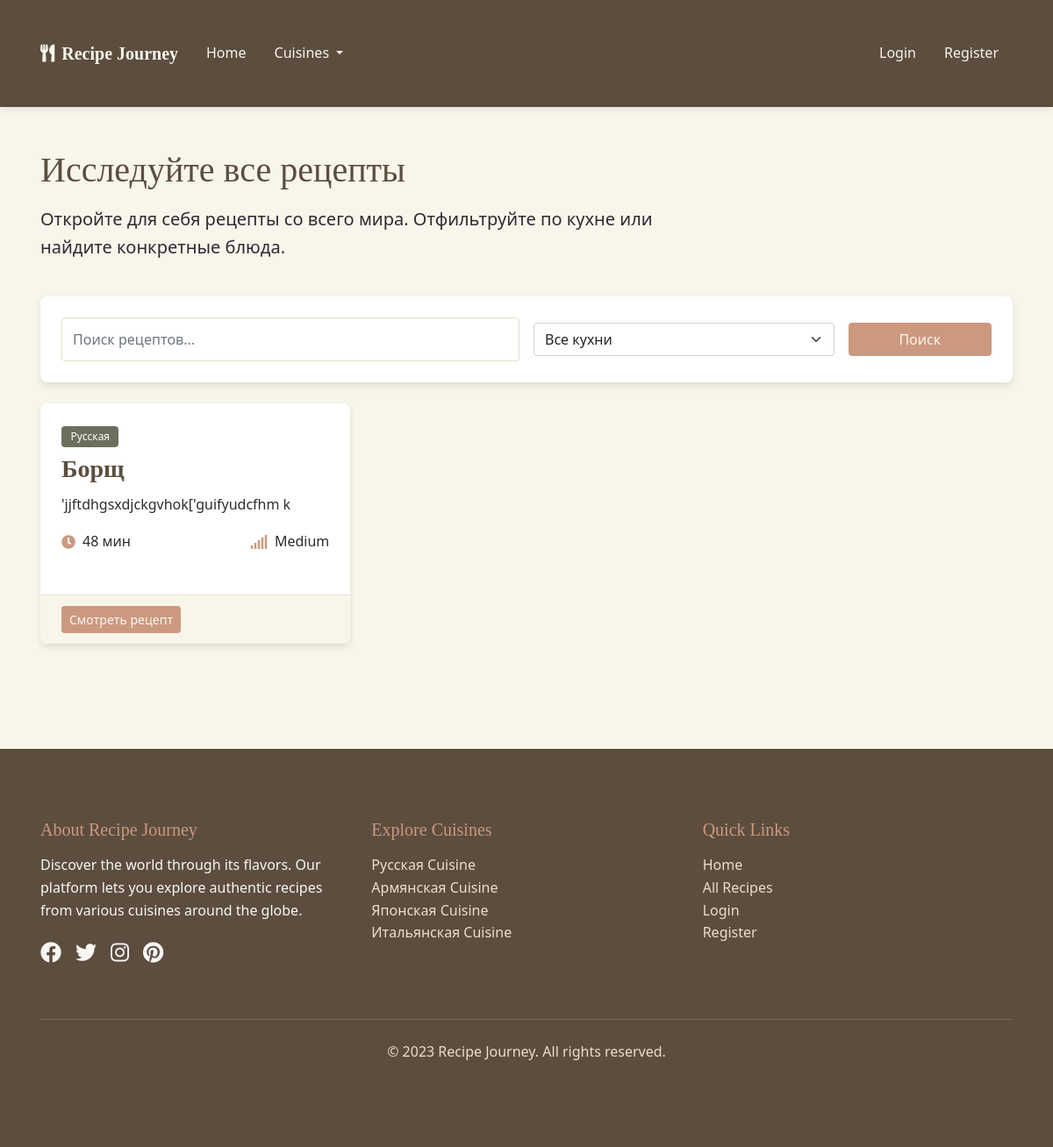
Page /recipes on the committed database.
### models.py (models this page shows, shortened)
class Recipe(db.Model):
    id = db.Column(db.Integer, primary_key=True)
    title = db.Column(db.String(128), nullable=False)
    description = db.Column(db.Text)
    ingredients = db.Column(db.Text, nullable=False)
    instructions = db.Column(db.Text, nullable=False)
    prep_time = db.Column(db.Integer)  # in minutes
    cook_time = db.Column(db.Integer)  # in minutes
    servings = db.Column(db.Integer)
    difficulty = db.Column(db.String(20))  # Easy, Medium, Hard
    created_at = db.Column(db.DateTime, default=datetime.utcnow)
    updated_at = db.Column(db.DateTime, default=datetime.utcnow, onupdate=datetime.utcnow)
    user_id = db.Column(db.Integer, db.ForeignKey('user.id'))
    cuisine_id = db.Column(db.Integer, db.ForeignKey('cuisine.id'))
    favorites = db.relationship('Favorite', backref='recipe', lazy='dynamic')

class Cuisine(db.Model):
    id = db.Column(db.Integer, primary_key=True)
    name = db.Column(db.String(64), unique=True, nullable=False)
    description = db.Column(db.Text)
    recipes = db.relationship('Recipe', backref='cuisine', lazy='dynamic')

### routes.py (the view)
@app.route('/recipes')
def recipes():
    form = SearchForm()
    cuisines = Cuisine.query.all()
    form.cuisine.choices = [(0, 'Все кухни')] + [(c.id, c.name) for c in cuisines]
    cuisine_id = request.args.get('cuisine', 0, type=int)
    search_query = request.args.get('query', '')
    query = Recipe.query
    if cuisine_id:
        query = query.filter_by(cuisine_id=cuisine_id)
        form.cuisine.data = cuisine_id
    if search_query:
        form.query.data = search_query
        query = query.filter(Recipe.title.ilike(f'%{search_query}%'))
    page = request.args.get('page', 1, type=int)
    per_page = 9  # Number of recipes per page
    recipes_pagination = query.order_by(Recipe.created_at.desc()).paginate(page=page, per_page=per_page, error_out=False)
    return render_template('recipes.html', form=form, recipes=recipes_pagination, cuisines=cuisines)

### forms.py
class SearchForm(FlaskForm):
    query = StringField('Поиск рецептов', validators=[Optional()])
    cuisine = SelectField('Кухня', coerce=int, validators=[Optional()], default=0)
    submit = SubmitField('Поиск')

### templates/recipes.html (shortened to what this page needs)
{% extends 'base.html' %}
{% block content %}
<div class="container py-5">
    <div class="row mb-4">
        <div class="col-md-8">
            <h1>
                {% if cuisine %}
                    {{ cuisine.name }} кухня
                {% else %}
                    Исследуйте все рецепты
                {% endif %}
            </h1>
            {% if cuisine %}
                <p class="lead">{{ cuisine.description }}</p>
            {% else %}
                <p class="lead">Откройте для себя рецепты со всего мира. Отфильтруйте по кухне или найдите конкретные блюда.</p>
            {% endif %}
        </div>
    </div>
    <div class="search-box mb-4">
        <form method="GET" action="{{ url_for('recipes') }}" class="row g-3 align-items-center">
            <div class="col-md-6">
                {{ form.query(class="form-control", placeholder="Поиск рецептов...") }}
            </div>
            <div class="col-md-4">
                {{ form.cuisine(class="form-select") }}
            </div>
            <div class="col-md-2">
                {{ form.submit(class="btn btn-primary w-100") }}
            </div>
        </form>
    </div>
    {% if recipes.items %}
        <div class="row">
            {% for recipe in recipes.items %}
                <div class="col-lg-4 col-md-6 mb-4">
                    <div class="card h-100 animate-on-scroll">
                        <div class="card-body">
                            <span class="badge badge-cuisine mb-2">{{ recipe.cuisine.name }}</span>
                            <h3 class="card-title">{{ recipe.title }}</h3>
                            <p class="card-text">{{ recipe.description[:100] }}{% if recipe.description|length > 100 %}...{% endif %}</p>
                            <div class="d-flex justify-content-between align-items-center mt-3">
                                <div class="recipe-meta-item">
                                    <i class="fas fa-clock text-olive"></i>
                                    <span>{{ recipe.prep_time + recipe.cook_time }} мин</span>
                                </div>
                                <div class="recipe-meta-item">
                                    <i class="fas fa-signal text-olive"></i>
                                    <span>{{ recipe.difficulty }}</span>
                                </div>
                            </div>
                        </div>
                        <div class="card-footer d-flex justify-content-between align-items-center">
                            <a href="{{ url_for('recipe_detail', recipe_id=recipe.id) }}" class="btn btn-sm btn-primary">Смотреть рецепт</a>
                        </div>
                    </div>
                </div>
            {% endfor %}
        </div>
    {% endif %}
</div>
{% endblock %}

### templates/base.html (shortened to what this page needs)
<!DOCTYPE html>
<html lang="en">
<head>
    <link href="https://cdn.jsdelivr.net/npm/bootstrap@5.1.3/dist/css/bootstrap.min.css" rel="stylesheet">
    <link rel="stylesheet" href="https://cdnjs.cloudflare.com/ajax/libs/font-awesome/5.15.4/css/all.min.css">
    <link rel="stylesheet" href="{{ url_for('static', filename='css/main.css') }}">
</head>
<body>
    <nav class="navbar navbar-expand-lg navbar-dark">
        <div class="container">
            <a class="navbar-brand" href="{{ url_for('index') }}">
                <i class="fas fa-utensils me-2"></i>Recipe Journey
            </a>
            <div class="collapse navbar-collapse" id="navbarNav">
                <ul class="navbar-nav me-auto">
                    <li class="nav-item">
                        <a class="nav-link {% if request.path == url_for('index') %}active{% endif %}" href="{{ url_for('index') }}">Home</a>
                    </li>
                    <li class="nav-item dropdown">
                        <a class="nav-link dropdown-toggle" href="#" id="navbarDropdownMenuLink" role="button" data-bs-toggle="dropdown" aria-expanded="false">
                            Cuisines
                        </a>
                    </li>
                </ul>
                <ul class="navbar-nav">
                    {% if current_user.is_authenticated %}
                        <li class="nav-item dropdown">
                            <a class="nav-link dropdown-toggle" href="#" id="userDropdown" role="button" data-bs-toggle="dropdown" aria-expanded="false">
                                <i class="fas fa-user-circle me-1"></i>{{ current_user.username }}
                            </a>
                            <ul class="dropdown-menu dropdown-menu-end" aria-labelledby="userDropdown">
                                <li><a class="dropdown-item" href="{{ url_for('profile') }}">My Profile</a></li>
                                <li><hr class="dropdown-divider"></li>
                                <li><a class="dropdown-item" href="{{ url_for('logout') }}">Logout</a></li>
                            </ul>
                        </li>
                    {% else %}
                        <li class="nav-item">
                            <a class="nav-link {% if request.path == url_for('login') %}active{% endif %}" href="{{ url_for('login') }}">Login</a>
                        </li>
                        <li class="nav-item">
                            <a class="nav-link {% if request.path == url_for('register') %}active{% endif %}" href="{{ url_for('register') }}">Register</a>
                        </li>
                    {% endif %}
                </ul>
            </div>
        </div>
    </nav>
    <main>
        {% block content %}{% endblock %}
    </main>
    <footer>
        <div class="container">
            <div class="row">
                <div class="col-md-4 mb-4">
                    <h5 class="footer-heading">About Recipe Journey</h5>
                    <p>Discover the world through its flavors. Our platform lets you explore authentic recipes from various cuisines around the globe.</p>
                    <div class="social-icons">
                        <a href="#" aria-label="Facebook"><i class="fab fa-facebook"></i></a>
                        <a href="#" aria-label="Twitter"><i class="fab fa-twitter"></i></a>
                        <a href="#" aria-label="Instagram"><i class="fab fa-instagram"></i></a>
                        <a href="#" aria-label="Pinterest"><i class="fab fa-pinterest"></i></a>
                    </div>
                </div>
                <div class="col-md-4 mb-4">
                    <h5 class="footer-heading">Explore Cuisines</h5>
                    <ul class="list-unstyled">
                        {% for cuisine in cuisines %}
                            <li><a href="{{ url_for('cuisine_recipes', cuisine_id=cuisine.id) }}" class="footer-link">{{ cuisine.name }} Cuisine</a></li>
                        {% endfor %}
                    </ul>
                </div>
                <div class="col-md-4 mb-4">
                    <h5 class="footer-heading">Quick Links</h5>
                    <ul class="list-unstyled">
                        <li><a href="{{ url_for('index') }}" class="footer-link">Home</a></li>
                        <li><a href="{{ url_for('recipes') }}" class="footer-link">All Recipes</a></li>
                        {% if current_user.is_authenticated %}
                            <li><a href="{{ url_for('profile') }}" class="footer-link">My Profile</a></li>
                            <li><a href="{{ url_for('add_recipe') }}" class="footer-link">Add Recipe</a></li>
                        {% else %}
                            <li><a href="{{ url_for('login') }}" class="footer-link">Login</a></li>
                            <li><a href="{{ url_for('register') }}" class="footer-link">Register</a></li>
                        {% endif %}
                    </ul>
                </div>
            </div>
            <div class="footer-bottom">
                <p>&copy; 2023 Recipe Journey. All rights reserved.</p>
            </div>
        </div>
    </footer>
</body>
</html>

### static/css/main.css (style rules this page uses)
:root { --beige: #f5f0e1; --light-beige: #f8f5eb; --dark-beige: #e8e0cc; --brown: #8a715e; --dark-brown: #5c4d3f; --olive: #6b705c; --light-olive: #a6a893; --accent: #cb997e; --text-dark: #2d2a32; --text-light: #f8f7f3; --shadow: rgba(0, 0, 0, 0.1); }
* { margin: 0; padding: 0; box-sizing: border-box; }
body { font-family: 'Segoe UI', Tahoma, Geneva, Verdana, sans-serif; background-color: var(--light-beige); color: var(--text-dark); line-height: 1.6; }
h1, h2, h3, h4, h5, h6 { font-family: 'Georgia', serif; margin-bottom: 1rem; color: var(--dark-brown); }
.container { padding: 2rem 1rem; }
.navbar { background-color: var(--dark-brown); box-shadow: 0 2px 10px var(--shadow); }
.navbar-brand { font-family: 'Georgia', serif; font-weight: bold; color: var(--light-beige) !important; }
.navbar-nav .nav-link { color: var(--light-beige) !important; margin: 0 0.5rem; transition: all 0.3s ease; }
.btn-primary { background-color: var(--accent); border-color: var(--accent); color: var(--text-light); }
.card { border: none; border-radius: 0.5rem; overflow: hidden; box-shadow: 0 4px 8px var(--shadow); transition: transform 0.3s ease, box-shadow 0.3s ease; margin-bottom: 1.5rem; background-color: white; }
.card-body { padding: 1.5rem; }
.card-title { font-weight: bold; margin-bottom: 0.75rem; }
.card-text { color: var(--text-dark); margin-bottom: 1rem; }
.card-footer { background-color: var(--light-beige); border-top: 1px solid var(--dark-beige); padding: 0.75rem 1.5rem; }
.recipe-meta-item { display: flex; align-items: center; gap: 0.5rem; }
.recipe-meta-item i { color: var(--accent); }
.form-control { border-radius: 0.25rem; border: 1px solid var(--dark-beige); padding: 0.75rem; }
footer { background-color: var(--dark-brown); color: var(--text-light); padding: 3rem 0; margin-top: 3rem; }
.footer-heading { color: var(--accent); margin-bottom: 1rem; }
.footer-link { color: var(--dark-beige); text-decoration: none; transition: color 0.3s ease; }
.social-icons { display: flex; gap: 1rem; margin-top: 1rem; }
.social-icons a { color: var(--text-light); font-size: 1.5rem; transition: color 0.3s ease; }
.footer-bottom { border-top: 1px solid var(--olive); padding-top: 1.5rem; margin-top: 2rem; text-align: center; color: var(--dark-beige); }
.fade-in { animation: fadeIn 0.5s ease; }
.text-olive { color: var(--olive); }
.search-box { position: relative; margin-bottom: 2rem; background-color: white; border-radius: 0.5rem; padding: 1.5rem; box-shadow: 0 4px 8px var(--shadow); }
.badge-cuisine { background-color: var(--olive); color: white; font-weight: normal; padding: 0.35rem 0.65rem; }

### rows in the picture
Recipe: cuisine.name "Русская", title "Борщ", description "'jjftdhgsxdjckgvhok['guifyudcfhm k", recipe.prep_time+recipe.cook_time "48", difficulty "Medium"
Cuisine: name "Русская"
Cuisine: name "Армянская"
Cuisine: name "Японская"
Cuisine: name "Итальянская"
